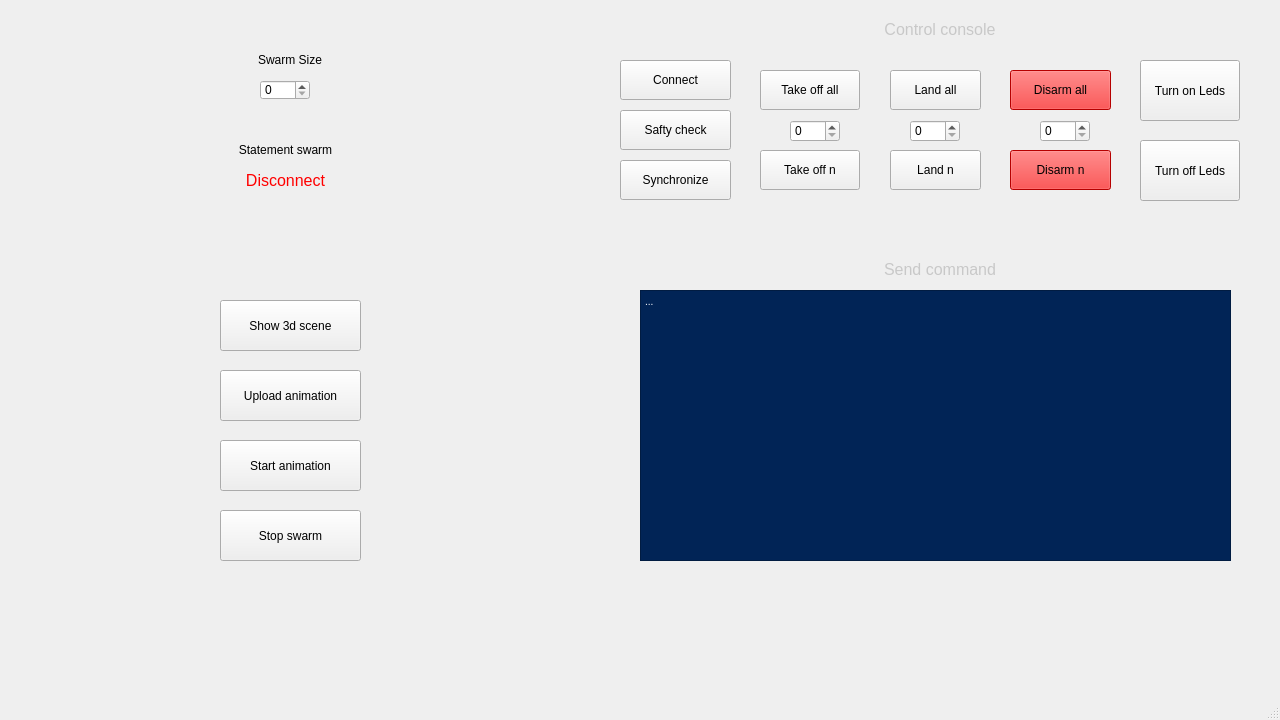
<?xml version="1.0" encoding="UTF-8"?>
<ui version="4.0">
 <class>MainWindow</class>
 <widget class="QMainWindow" name="MainWindow">
  <property name="geometry">
   <rect>
    <x>0</x>
    <y>0</y>
    <width>1280</width>
    <height>720</height>
   </rect>
  </property>
  <property name="minimumSize">
   <size>
    <width>1280</width>
    <height>720</height>
   </size>
  </property>
  <property name="maximumSize">
   <size>
    <width>1280</width>
    <height>720</height>
   </size>
  </property>
  <property name="windowTitle">
   <string>Drone Swarm</string>
  </property>
  <widget class="QWidget" name="centralwidget">
   <widget class="QPushButton" name="take_off_button">
    <property name="geometry">
     <rect>
      <x>760</x>
      <y>70</y>
      <width>100</width>
      <height>40</height>
     </rect>
    </property>
    <property name="text">
     <string>Take off all</string>
    </property>
   </widget>
   <widget class="QPushButton" name="land_all_button">
    <property name="geometry">
     <rect>
      <x>890</x>
      <y>70</y>
      <width>91</width>
      <height>40</height>
     </rect>
    </property>
    <property name="text">
     <string>Land all</string>
    </property>
   </widget>
   <widget class="QPushButton" name="disarm_all_button">
    <property name="geometry">
     <rect>
      <x>1010</x>
      <y>70</y>
      <width>101</width>
      <height>40</height>
     </rect>
    </property>
    <property name="styleSheet">
     <string notr="true">background-color: red
</string>
    </property>
    <property name="text">
     <string>Disarm all</string>
    </property>
   </widget>
   <widget class="QPushButton" name="take_off_n_button">
    <property name="geometry">
     <rect>
      <x>760</x>
      <y>150</y>
      <width>100</width>
      <height>40</height>
     </rect>
    </property>
    <property name="text">
     <string>Take off n</string>
    </property>
   </widget>
   <widget class="QPushButton" name="land_n_button">
    <property name="geometry">
     <rect>
      <x>890</x>
      <y>150</y>
      <width>91</width>
      <height>40</height>
     </rect>
    </property>
    <property name="styleSheet">
     <string notr="true"/>
    </property>
    <property name="text">
     <string>Land n</string>
    </property>
   </widget>
   <widget class="QPushButton" name="disarm_n_button">
    <property name="geometry">
     <rect>
      <x>1010</x>
      <y>150</y>
      <width>101</width>
      <height>40</height>
     </rect>
    </property>
    <property name="styleSheet">
     <string notr="true">background-color: red
</string>
    </property>
    <property name="text">
     <string>Disarm n</string>
    </property>
   </widget>
   <widget class="QSpinBox" name="take_off_spinBox">
    <property name="geometry">
     <rect>
      <x>790</x>
      <y>120</y>
      <width>50</width>
      <height>22</height>
     </rect>
    </property>
   </widget>
   <widget class="QSpinBox" name="land_spinBox">
    <property name="geometry">
     <rect>
      <x>910</x>
      <y>120</y>
      <width>50</width>
      <height>22</height>
     </rect>
    </property>
   </widget>
   <widget class="QSpinBox" name="disarm_spinBox">
    <property name="geometry">
     <rect>
      <x>1040</x>
      <y>120</y>
      <width>50</width>
      <height>22</height>
     </rect>
    </property>
   </widget>
   <widget class="QLabel" name="control_console_label">
    <property name="geometry">
     <rect>
      <x>840</x>
      <y>20</y>
      <width>200</width>
      <height>20</height>
     </rect>
    </property>
    <property name="text">
     <string>&lt;html&gt;&lt;head/&gt;&lt;body&gt;&lt;p&gt;&lt;span style=&quot; font-size:12pt; color:#c8c8c8;&quot;&gt;Control console&lt;/span&gt;&lt;/p&gt;&lt;/body&gt;&lt;/html&gt;</string>
    </property>
    <property name="alignment">
     <set>Qt::AlignCenter</set>
    </property>
   </widget>
   <widget class="QPushButton" name="turn_on_led_button">
    <property name="geometry">
     <rect>
      <x>1140</x>
      <y>60</y>
      <width>100</width>
      <height>61</height>
     </rect>
    </property>
    <property name="styleSheet">
     <string notr="true"/>
    </property>
    <property name="text">
     <string>Turn on Leds</string>
    </property>
   </widget>
   <widget class="QPushButton" name="turn_off_led_button">
    <property name="geometry">
     <rect>
      <x>1140</x>
      <y>140</y>
      <width>100</width>
      <height>61</height>
     </rect>
    </property>
    <property name="text">
     <string>Turn off Leds</string>
    </property>
   </widget>
   <widget class="QPushButton" name="stop_swarm_but">
    <property name="geometry">
     <rect>
      <x>220</x>
      <y>510</y>
      <width>141</width>
      <height>51</height>
     </rect>
    </property>
    <property name="styleSheet">
     <string notr="true"/>
    </property>
    <property name="text">
     <string>Stop swarm</string>
    </property>
   </widget>
   <widget class="QPushButton" name="connect_button">
    <property name="geometry">
     <rect>
      <x>620</x>
      <y>60</y>
      <width>111</width>
      <height>40</height>
     </rect>
    </property>
    <property name="styleSheet">
     <string notr="true"/>
    </property>
    <property name="text">
     <string>Connect</string>
    </property>
   </widget>
   <widget class="QSpinBox" name="swarm_size_spinBox">
    <property name="geometry">
     <rect>
      <x>260</x>
      <y>80</y>
      <width>50</width>
      <height>20</height>
     </rect>
    </property>
   </widget>
   <widget class="QLabel" name="swarm_size_label">
    <property name="geometry">
     <rect>
      <x>240</x>
      <y>50</y>
      <width>100</width>
      <height>20</height>
     </rect>
    </property>
    <property name="text">
     <string>&lt;html&gt;&lt;head/&gt;&lt;body&gt;&lt;p&gt;&lt;span style=&quot; font-size:9pt;&quot;&gt;Swarm Size&lt;/span&gt;&lt;/p&gt;&lt;/body&gt;&lt;/html&gt;</string>
    </property>
    <property name="alignment">
     <set>Qt::AlignCenter</set>
    </property>
   </widget>
   <widget class="QLabel" name="send_command_label">
    <property name="geometry">
     <rect>
      <x>840</x>
      <y>260</y>
      <width>200</width>
      <height>20</height>
     </rect>
    </property>
    <property name="text">
     <string>&lt;html&gt;&lt;head/&gt;&lt;body&gt;&lt;p&gt;&lt;span style=&quot; font-size:12pt; color:#c8c8c8;&quot;&gt;Send command&lt;/span&gt;&lt;/p&gt;&lt;/body&gt;&lt;/html&gt;</string>
    </property>
    <property name="alignment">
     <set>Qt::AlignCenter</set>
    </property>
   </widget>
   <widget class="QTextEdit" name="console_textEdit">
    <property name="geometry">
     <rect>
      <x>640</x>
      <y>290</y>
      <width>591</width>
      <height>271</height>
     </rect>
    </property>
    <property name="styleSheet">
     <string notr="true">background-color: rgb(1, 36, 86)</string>
    </property>
    <property name="html">
     <string>&lt;!DOCTYPE HTML PUBLIC &quot;-//W3C//DTD HTML 4.0//EN&quot; &quot;http://www.w3.org/TR/REC-html40/strict.dtd&quot;&gt;
&lt;html&gt;&lt;head&gt;&lt;meta name=&quot;qrichtext&quot; content=&quot;1&quot; /&gt;&lt;style type=&quot;text/css&quot;&gt;
p, li { white-space: pre-wrap; }
&lt;/style&gt;&lt;/head&gt;&lt;body style=&quot; font-family:'Noto Sans'; font-size:9pt; font-weight:400; font-style:normal;&quot;&gt;
&lt;p style=&quot; margin-top:0px; margin-bottom:0px; margin-left:0px; margin-right:0px; -qt-block-indent:0; text-indent:0px;&quot;&gt;&lt;span style=&quot; font-family:'MS Shell Dlg 2'; font-size:7.8pt; color:#ffffff;&quot;&gt;...&lt;/span&gt;&lt;/p&gt;&lt;/body&gt;&lt;/html&gt;</string>
    </property>
   </widget>
   <widget class="QPushButton" name="show_3d_scene_button">
    <property name="geometry">
     <rect>
      <x>220</x>
      <y>300</y>
      <width>141</width>
      <height>51</height>
     </rect>
    </property>
    <property name="styleSheet">
     <string notr="true"/>
    </property>
    <property name="text">
     <string>Show 3d scene</string>
    </property>
   </widget>
   <widget class="QPushButton" name="upload_animation_button">
    <property name="geometry">
     <rect>
      <x>220</x>
      <y>370</y>
      <width>141</width>
      <height>51</height>
     </rect>
    </property>
    <property name="styleSheet">
     <string notr="true"/>
    </property>
    <property name="text">
     <string>Upload animation</string>
    </property>
   </widget>
   <widget class="QLabel" name="state_label">
    <property name="geometry">
     <rect>
      <x>220</x>
      <y>160</y>
      <width>131</width>
      <height>41</height>
     </rect>
    </property>
    <property name="styleSheet">
     <string notr="true">color: red

</string>
    </property>
    <property name="text">
     <string>&lt;html&gt;&lt;head/&gt;&lt;body&gt;&lt;p&gt;&lt;span style=&quot; font-size:12pt;&quot;&gt;Disconnect&lt;/span&gt;&lt;/p&gt;&lt;/body&gt;&lt;/html&gt;</string>
    </property>
    <property name="alignment">
     <set>Qt::AlignCenter</set>
    </property>
   </widget>
   <widget class="QLabel" name="statement_swarm_label">
    <property name="geometry">
     <rect>
      <x>230</x>
      <y>140</y>
      <width>111</width>
      <height>20</height>
     </rect>
    </property>
    <property name="text">
     <string>Statement swarm</string>
    </property>
    <property name="alignment">
     <set>Qt::AlignCenter</set>
    </property>
   </widget>
   <widget class="QPushButton" name="start_animation_button">
    <property name="geometry">
     <rect>
      <x>220</x>
      <y>440</y>
      <width>141</width>
      <height>51</height>
     </rect>
    </property>
    <property name="styleSheet">
     <string notr="true"/>
    </property>
    <property name="text">
     <string>Start animation</string>
    </property>
   </widget>
   <widget class="QLabel" name="back_label">
    <property name="geometry">
     <rect>
      <x>0</x>
      <y>-1</y>
      <width>1280</width>
      <height>701</height>
     </rect>
    </property>
    <property name="text">
     <string>&lt;html&gt;&lt;head/&gt;&lt;body&gt;&lt;p&gt;&lt;img src=&quot;:/back/back.png&quot;/&gt;&lt;/p&gt;&lt;/body&gt;&lt;/html&gt;</string>
    </property>
   </widget>
   <widget class="QPushButton" name="safty_button">
    <property name="geometry">
     <rect>
      <x>620</x>
      <y>110</y>
      <width>111</width>
      <height>40</height>
     </rect>
    </property>
    <property name="styleSheet">
     <string notr="true"/>
    </property>
    <property name="text">
     <string>Safty check</string>
    </property>
   </widget>
   <widget class="QPushButton" name="synch_button">
    <property name="geometry">
     <rect>
      <x>620</x>
      <y>160</y>
      <width>111</width>
      <height>40</height>
     </rect>
    </property>
    <property name="styleSheet">
     <string notr="true"/>
    </property>
    <property name="text">
     <string>Synchronize</string>
    </property>
   </widget>
   <zorder>back_label</zorder>
   <zorder>take_off_button</zorder>
   <zorder>land_all_button</zorder>
   <zorder>disarm_all_button</zorder>
   <zorder>take_off_n_button</zorder>
   <zorder>land_n_button</zorder>
   <zorder>disarm_n_button</zorder>
   <zorder>take_off_spinBox</zorder>
   <zorder>land_spinBox</zorder>
   <zorder>disarm_spinBox</zorder>
   <zorder>control_console_label</zorder>
   <zorder>turn_on_led_button</zorder>
   <zorder>turn_off_led_button</zorder>
   <zorder>stop_swarm_but</zorder>
   <zorder>connect_button</zorder>
   <zorder>swarm_size_spinBox</zorder>
   <zorder>swarm_size_label</zorder>
   <zorder>send_command_label</zorder>
   <zorder>console_textEdit</zorder>
   <zorder>show_3d_scene_button</zorder>
   <zorder>upload_animation_button</zorder>
   <zorder>state_label</zorder>
   <zorder>statement_swarm_label</zorder>
   <zorder>start_animation_button</zorder>
   <zorder>safty_button</zorder>
   <zorder>synch_button</zorder>
  </widget>
  <widget class="QMenuBar" name="menubar">
   <property name="geometry">
    <rect>
     <x>0</x>
     <y>0</y>
     <width>1280</width>
     <height>23</height>
    </rect>
   </property>
  </widget>
  <widget class="QStatusBar" name="statusbar"/>
 </widget>
 <resources>
  <include location="back_1.qrc"/>
 </resources>
 <connections/>
</ui>
